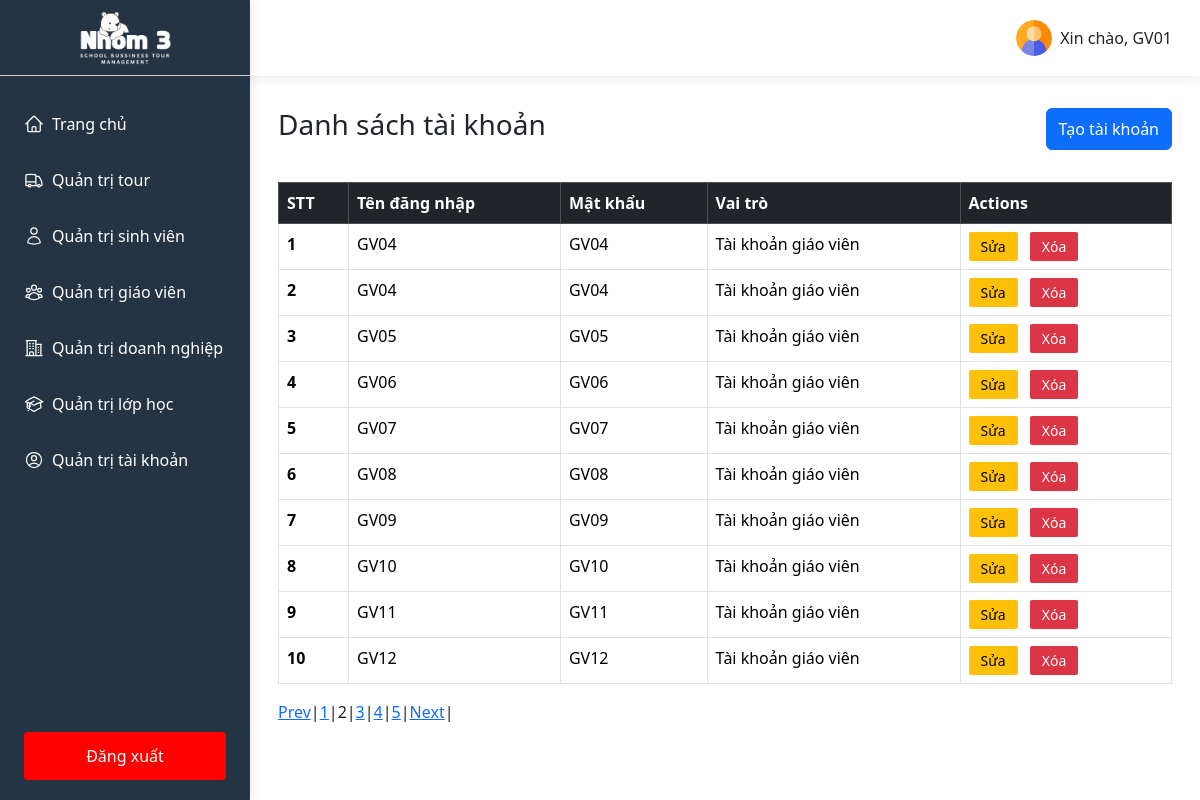
The app's page /index.php?controller=AccountController&page=2 (signed in) with its own data.
### tables this page shows
CREATE TABLE `account` (
  `accountID` int(11) NOT NULL,
  `username` varchar(100) NOT NULL,
  `password` varchar(100) NOT NULL,
  `role` varchar(100) NOT NULL
);

### controllers/AccountController.php (called while the page is built, shortened)
<?php
$pagination = mysqli_query($conn, "SELECT COUNT(accountID) AS total FROM account");
$row = mysqli_fetch_assoc($pagination);
$total_records = $row['total'];
$current_page = isset($_GET['page']) ? $_GET['page'] : 1;
$limit = 10;
$total_page = ceil($total_records / $limit);
$start = ($current_page - 1) * $limit >=0 ? ($current_page - 1) * $limit : 0;
$dataAcountsSql = "SELECT * FROM account LIMIT $start, $limit";
$dataAcounts = mysqli_query($conn, $dataAcountsSql);
require_once __DIR__ . '/../views/pages/account.php';

### views/pages/account.php (the view, shortened to what this page needs)
<!DOCTYPE html>
<html lang="en">
<head>
</head>
<body>
    <?php
        include_once __DIR__ . '/../../controllers/AccountController.php';
    ?>
    <div class='flex-sb account'>
        <div class="account-left">
            <?php
                include __DIR__ . '/../components/sidebarAdmin.php';
            ?>
        </div>
        <div class="account-right flex-grow-1">
            <?php
                include __DIR__ . '/../components/header.php';
            ?>
            <div class="container pad-0-28">
                <div class="flex-sb-center pad-20-0 mt-12">
                    <h1 class="h1-title">Danh sách tài khoản</h1>
                    <button type="button" class="btn btn-primary" data-bs-toggle="modal"
                        data-bs-target="#createAccount">Tạo tài khoản</button>
                </div>
                <div class="container-body pad-12-0">
                    <div class="container-table">
                        <table class="table table-borderless table-hover table-bordered">
                            <thead class="table-dark">
                                <tr>
                                    <th scope="col">STT</th>
                                    <th scope="col">Tên đăng nhập</th>
                                    <th scope="col">Mật khẩu</th>
                                    <th scope="col">Vai trò</th>
                                    <th scope="col">Actions</th>
                                </tr>
                            </thead>
                            <tbody>
                                <?php
                                    if(mysqli_num_rows($dataAcounts) > 0)
                                    {
                                        $i = 0;
                                        while ($row = mysqli_fetch_assoc($dataAcounts)) {
                                            $i += 1;
                                            echo "<tr>";
                                            echo "<th scope='row'>". $i ."</th>";
                                            echo "<td>" . $row['username'] . "</td>";
                                            echo "<td>" . $row['password'] . "</td>";
                                            echo "<td>" . $row['role'] . "</td>";
                                            echo "<td><button class='update update-account'>Sửa</button>
                                                <button class='delete deleteAccount'>Xóa</button></td>";
                                            echo "</tr>";
                                        }
                                    }else{
                                        echo "<tr>";
                                        echo "<td colspan='5'> Lỗi truy vấn: " . mysqli_error($conn). "</td>";
                                        echo "</tr>";
                                    }
                                ?>
                            </tbody>
                        </table>
                        <div class="pagination">
                            <?php
                            if ($current_page > 1 && $total_page > 1) {
                                echo '<a href="index.php?controller=AccountController&page=' . ($current_page - 1) . '">Prev</a> | ';
                            }
                            for ($i = 1; $i <= $total_page; $i++) {
                                if ($i == $current_page) {
                                    echo '<span>' . $i . '</span> | ';
                                } else {
                                    echo '<a href="index.php?controller=AccountController&page=' . $i . '">' . $i . '</a> | ';
                                }
                            }
                            if ($current_page < $total_page && $total_page > 1) {
                                echo '<a href="index.php?controller=AccountController&page=' . ($current_page + 1) . '">Next</a> | ';
                            }
                            ?>
                        </div>
                    </div>
                </div>
            </div>
        </div>
    </div>
</body>
</html>

### public/css/base.css (style rules this page uses)
* { margin: 0; padding: 0; box-sizing: border-box; }
body { overflow-x: hidden; scroll-behavior: smooth; font-family: system-ui, -apple-system, BlinkMacSystemFont, 'Segoe UI', Roboto, Oxygen, Ubuntu, Cantarell, 'Open Sans', 'Helvetica Neue', sans-serif; }
.pad-0-28 { padding: 0 28px !important; }
.flex-sb { display: flex; justify-content: space-between; }
.flex-sb-center { display: flex; justify-content: space-between; }
.flex-grow-1 { flex-grow: 1; }
.pad-20-0 { padding: 20px 0 !important; }
.h1-title { font-size: 28px !important; }
.pad-12-0 { padding: 12px 0; }
.mt-12 { margin-top: 12px; }
.update, .delete, .showData { padding: 4px 12px; background-color: #ffc107; border-radius: 2px; border: none; font-size: 14px; }
.delete { color: #fff; background-color: #dc3545; margin-left: 8px; margin-right: 8px; }

### records on screen
account: username "GV04", password "GV04", role "Tài khoản giáo viên"
account: username "GV04", password "GV04", role "Tài khoản giáo viên"
account: username "GV05", password "GV05", role "Tài khoản giáo viên"
account: username "GV06", password "GV06", role "Tài khoản giáo viên"
account: username "GV07", password "GV07", role "Tài khoản giáo viên"
account: username "GV08", password "GV08", role "Tài khoản giáo viên"
account: username "GV09", password "GV09", role "Tài khoản giáo viên"
account: username "GV10", password "GV10", role "Tài khoản giáo viên"
account: username "GV11", password "GV11", role "Tài khoản giáo viên"
account: username "GV12", password "GV12", role "Tài khoản giáo viên"

### other values on screen
$username "GV01"
